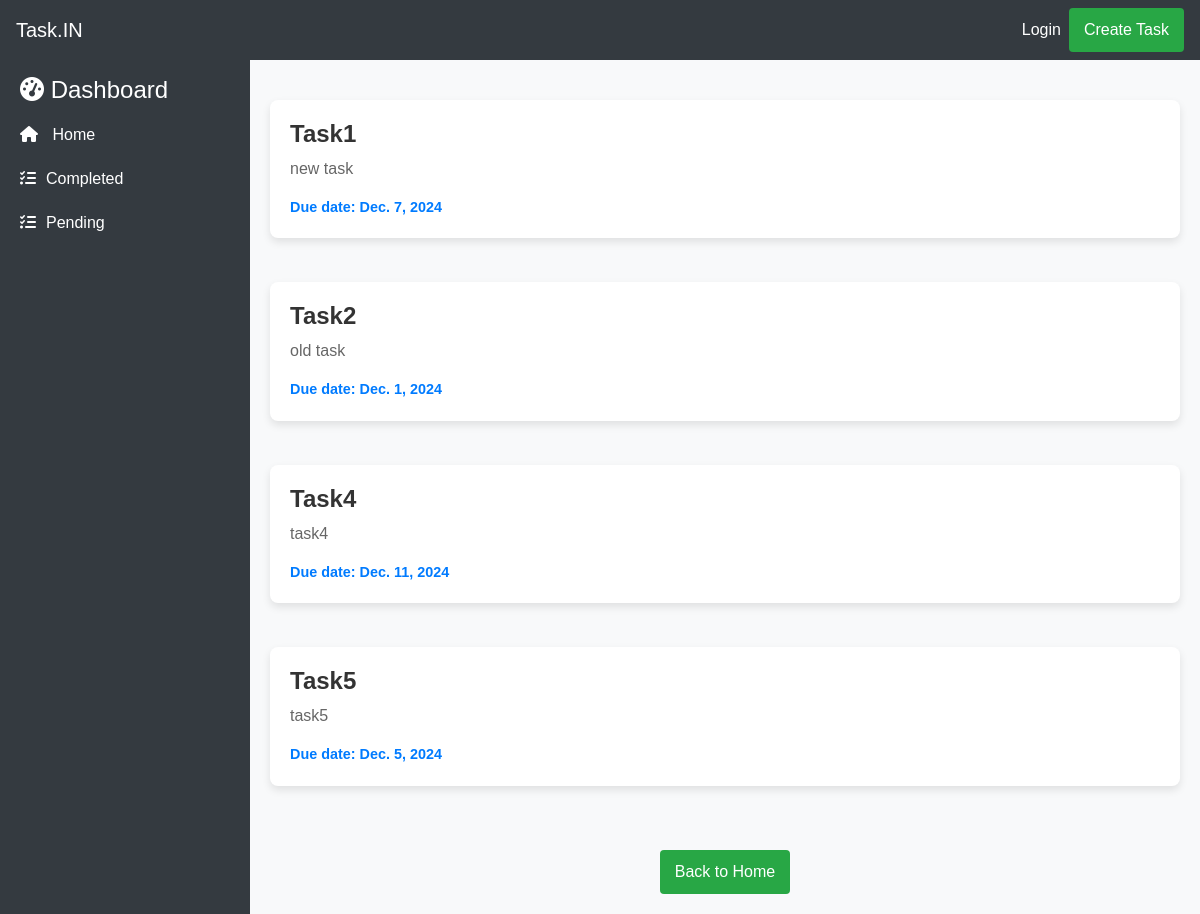
The page /status/2 on the database its author committed.
### home/models.py (models this page shows, shortened)
class Status(models.Model):
    status = models.CharField(max_length=30)

class Task(models.Model):
    name = models.CharField(max_length=30)
    details = models.TextField()
    para = models.TextField()
    date = models.DateField()
    status = models.ForeignKey(Status, on_delete=models.CASCADE, null=True, blank=True)

### home/views.py (the view)
# urls.py: path('status/<int:c_id>',catfn),
def catfn(request,c_id):
    x=Task.objects.filter(status=c_id)
    y=Status.objects.all()
    return render(request,'status.html',{'post':x,'cat':y})

### home/templates/status.html (shortened to what this page needs)
{% load static %}
<!DOCTYPE html>
<html lang="en">
<head>
    <link rel="stylesheet" href="https://cdn.jsdelivr.net/npm/bootstrap@4.0.0/dist/css/bootstrap.min.css">
    <link rel="stylesheet" href="{% static 'css/status.css' %}">
    <link rel="stylesheet" href="https://cdnjs.cloudflare.com/ajax/libs/font-awesome/5.15.4/css/all.min.css">
    <link rel="stylesheet" href="https://cdnjs.cloudflare.com/ajax/libs/font-awesome/6.7.1/css/all.min.css" />
</head>
<body>
    <nav class="navbar navbar-expand-lg navbar-dark bg-dark fixed-top">
        <a class="navbar-brand" href="/">Task.IN</a>
        <div class="ml-auto d-flex align-items-center">
            <form class="mr-2">
                {% if user.is_authenticated %}
                    <h2 class="btn btn-primary">{{ user }}</h2>
                    <a class="b5" href="/logout/">Logout</a>
                {% else %}
                    <a class="b5" href="/login/">Login</a>
                {% endif %}
            </form>
            <a href="/add" class="btn btn-success">Create Task</a>
        </div>
    </nav>
    <div class="layout">
        <div class="sidebar">
            <h4><i class="fas fa-tachometer-alt"></i> Dashboard</h4>
            <a href="/"><i class="fas fa-home"></i> Home</a>
            {% for i in cat %}
                <a href="/status/{{i.id}}"><i class="fa-solid fa-list-check"></i>{{i.status}}</a>
            {% endfor %}
        </div>
        <div class="content-wrapper">
            {% for i in post %}
            <a href="/view/{{i.id}}" class="col-md-4 mb-4">
                <div class="card">
                    <div class="card-body">
                        <h2 class="card-title">{{ i.name }}</h2>
                        <p class="card-text">{{ i.details }}</p>
                        <p class="card-text due-date">Due date: {{ i.date }}</p>
                    </div>
                </div>
            </a>
            {% endfor %}
            <div class="text-center" style="margin-top: 20px;">
                <a href="/" class="btn btn-primary">Back to Home</a>
            </div>
        </div>
    </div>
</body>
</html>

### home/static/css/status.css (style rules this page uses)
body { margin: 0; font-family: Arial, sans-serif; background-color: #f8f9fa; }
.layout { display: flex; }
.sidebar a i { margin-right: 10px; }
.sidebar { width: 250px; background-color: #343a40; color: white; padding: 20px; position: fixed; top: 56px; bottom: 0; overflow-y: auto; }
.content-wrapper { margin-left: 250px; padding: 20px; margin-top: 56px; flex-grow: 1; }
.card { border: none; border-radius: 0.5rem; background-color: #ffffff; box-shadow: 0 4px 8px rgba(0, 0, 0, 0.1); margin-bottom: 20px; transition: transform 0.2s, box-shadow 0.2s; }
.card-title { font-size: 1.5rem; font-weight: bold; color: #333; margin-bottom: 0.5rem; }
.card-text { font-size: 1rem; color: #666; margin-bottom: 1rem; }
.card-text.due-date { font-size: 0.9rem; color: #007bff; font-weight: bold; }
.btn { background-color: #28a745; color: white; border: none; border-radius: 0.25rem; padding: 10px 15px; transition: background-color 0.2s; }
.text-center { text-align: center; margin-top: 20px; }
.sidebar a { color: white; text-decoration: none; display: block; padding: 10px 0; }
.b5 { text-decoration: none; color: #fff; }

### rows shown on the page
Status: status "Completed"
Status: status "Pending"
Task: name "Task1", details "new task", date "Dec. 7, 2024"
Task: name "Task2", details "old task", date "Dec. 1, 2024"
Task: name "Task4", details "task4", date "Dec. 11, 2024"
Task: name "Task5", details "task5", date "Dec. 5, 2024"
